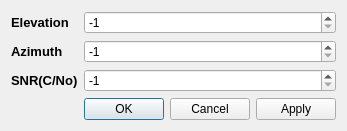
<?xml version="1.0" encoding="UTF-8"?>
<ui version="4.0">
 <class>FilterOptionsDialog</class>
 <widget class="QDialog" name="FilterOptionsDialog">
  <property name="geometry">
   <rect>
    <x>0</x>
    <y>0</y>
    <width>326</width>
    <height>122</height>
   </rect>
  </property>
  <property name="windowTitle">
   <string>Dialog</string>
  </property>
  <layout class="QGridLayout" name="gridLayout">
   <item row="0" column="0">
    <widget class="QLabel" name="label">
     <property name="font">
      <font>
       <family>Arial</family>
       <pointsize>10</pointsize>
       <weight>75</weight>
       <bold>true</bold>
      </font>
     </property>
     <property name="text">
      <string>Elevation</string>
     </property>
    </widget>
   </item>
   <item row="0" column="1" colspan="3">
    <widget class="QSpinBox" name="spinBox_Elevation">
     <property name="font">
      <font>
       <family>Arial</family>
      </font>
     </property>
     <property name="minimum">
      <number>-1</number>
     </property>
     <property name="maximum">
      <number>90</number>
     </property>
     <property name="value">
      <number>-1</number>
     </property>
    </widget>
   </item>
   <item row="1" column="0">
    <widget class="QLabel" name="label_2">
     <property name="font">
      <font>
       <family>Arial</family>
       <pointsize>10</pointsize>
       <weight>75</weight>
       <bold>true</bold>
      </font>
     </property>
     <property name="text">
      <string>Azimuth</string>
     </property>
    </widget>
   </item>
   <item row="1" column="1" colspan="3">
    <widget class="QSpinBox" name="spinBox_Azimuth">
     <property name="font">
      <font>
       <family>Arial</family>
      </font>
     </property>
     <property name="minimum">
      <number>-1</number>
     </property>
     <property name="maximum">
      <number>359</number>
     </property>
     <property name="value">
      <number>-1</number>
     </property>
    </widget>
   </item>
   <item row="2" column="0">
    <widget class="QLabel" name="label_3">
     <property name="font">
      <font>
       <family>Arial</family>
       <pointsize>10</pointsize>
       <weight>75</weight>
       <bold>true</bold>
      </font>
     </property>
     <property name="text">
      <string>SNR(C/No)</string>
     </property>
    </widget>
   </item>
   <item row="2" column="1" colspan="3">
    <widget class="QSpinBox" name="spinBox_SNRCNo">
     <property name="font">
      <font>
       <family>Arial</family>
      </font>
     </property>
     <property name="minimum">
      <number>-1</number>
     </property>
     <property name="value">
      <number>-1</number>
     </property>
    </widget>
   </item>
   <item row="3" column="1">
    <widget class="QPushButton" name="pushButton_OK">
     <property name="font">
      <font>
       <family>Arial</family>
      </font>
     </property>
     <property name="text">
      <string>OK</string>
     </property>
    </widget>
   </item>
   <item row="3" column="2">
    <widget class="QPushButton" name="pushButton_Cancel">
     <property name="font">
      <font>
       <family>Arial</family>
      </font>
     </property>
     <property name="text">
      <string>Cancel</string>
     </property>
    </widget>
   </item>
   <item row="3" column="3">
    <widget class="QPushButton" name="pushButton_Apply">
     <property name="font">
      <font>
       <family>Arial</family>
      </font>
     </property>
     <property name="text">
      <string>Apply</string>
     </property>
    </widget>
   </item>
  </layout>
 </widget>
 <resources/>
 <connections/>
</ui>
